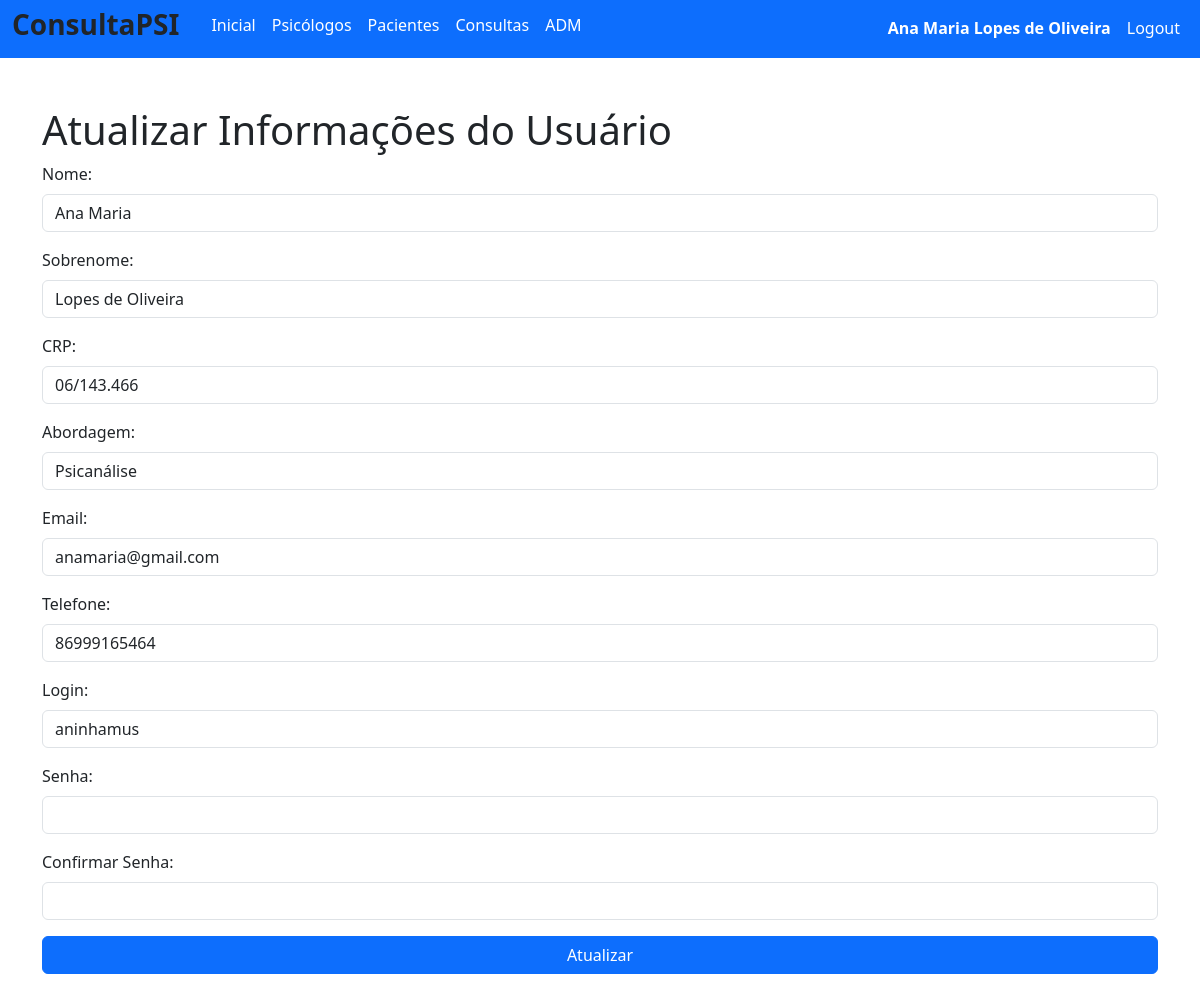
Screenshot of /psi/update/2 (signed in) with the database file from the repository.
### database/models/user_model.py (models this page shows, shortened)
class User(db.Model, UserMixin):
    __tablename__ = "user"
    id = db.Column('id', db.Integer, primary_key=True)
    nome = db.Column('nome', db.String(150))
    sobrenome = db.Column('sobrenome', db.String(150))
    crp = db.Column('crp', db.String(20))
    abordagem = db.Column('abordagem', db.String(50))
    email = db.Column('email', db.String(50), unique=True)
    telefone = db.Column('telefone', db.String(15), unique=True, nullable=False)
    login = db.Column('login', db.String(50), unique=True, nullable=False)
    senha = db.Column('senha', db.String(550), nullable=False)
    tipo = db.Column('tipo', db.String(25), nullable=False, default="none")

### routes/psi.py (the view, shortened to what this page needs)
@blueprint_psi.route('/update/<int:id>', methods=['GET', 'POST'])
def update(id):
    psi, error = PsiService.get_all_psis(id)
    if error:
        flash(error)
        return redirect('/psi/recovery')
    if request.method == 'GET':
        return render_template('psi_update.html', psi=psi)

### routes/login.py (called while the page is built)
@login_manager.user_loader
def get_user(id):
    return User.query.get(id)

### service/psi_service.py (called while the page is built)
    @staticmethod
    def serialize_psi(psi):
        return {
            "id": psi.id,
            "nome": psi.nome,
            "sobrenome": psi.sobrenome,
            "crp": psi.crp,
            "abordagem": psi.abordagem,
            "email": psi.email,
            "telefone": psi.telefone,
            "login": psi.login,
            "tipo": psi.tipo
        }

    @staticmethod
    def get_all_psis(id=None):
        try:
            if id:
                psi = User.query.filter_by(id=id, tipo="psicólogo").first()
                if psi:
                    return PsiService.serialize_psi(psi), None
                else:
                    return None, "Psicólogo não encontrado"
            else:
                psis = User.query.filter_by(tipo="psicólogo").all()
                serialized_psis = [PsiService.serialize_psi(psi) for psi in psis]
                return serialized_psis, None
        except Exception as e:
            return None, str(e)

### templates/psi_update.html (shortened to what this page needs)
{% extends 'base.html' %}
{% block conteudo %}
       <h1>Atualizar Informações do Usuário</h1>
        <form method="post" action="">
            <div class="mb-3">
                <label for="nome" class="form-label">Nome:</label>
                <input id="nome" class="form-control" type="text" name="nome" value="{{ current_user.nome }}" required>
            </div>
            <div class="mb-3">
                <label for="sobrenome" class="form-label">Sobrenome:</label>
                <input id="sobrenome" class="form-control" type="text" name="sobrenome" value="{{ current_user.sobrenome }}" required>
            </div>
            <div class="mb-3">
                <label for="crp" class="form-label">CRP:</label>
                <input id="crp" class="form-control" type="text" name="crp" value="{{ current_user.crp }}" required>
            </div>
            <div class="mb-3">
                <label for="abordagem" class="form-label">Abordagem:</label>
                <input id="abordagem" class="form-control" type="text" name="abordagem" value="{{ current_user.abordagem }}">
            </div>
            <div class="mb-3">
                <label for="email" class="form-label">Email:</label>
                <input id="email" class="form-control" type="email" name="email" value="{{ current_user.email }}" required>
            </div>
            <div class="mb-3">
                <label for="telefone" class="form-label">Telefone:</label>
                <input id="telefone" class="form-control" type="text" name="telefone" value="{{ current_user.telefone }}">
            </div>
            <div class="mb-3">
                <label for="login" class="form-label">Login:</label>
                <input id="login" class="form-control" type="text" name="login" value="{{ current_user.login }}" required>
            </div>
            <div class="mb-3">
                <label for="senha" class="form-label">Senha:</label>
                <input id="senha" class="form-control" type="password" name="senha">
            </div>
            <div class="mb-3">
                <label for="csenha" class="form-label">Confirmar Senha:</label>
                <input id="csenha" class="form-control" type="password" name="csenha">
            </div>
            <div class="d-grid">
                <button type="submit" class="btn btn-primary">Atualizar</button>
            </div>
            <br>
            <br>
            <br>
        </form>
    </div>
    {% endblock %}

### templates/base.html (shortened to what this page needs)
<!doctype html>
<html lang="pt-BR">
  <head>
    <link href="https://cdn.jsdelivr.net/npm/bootstrap@5.3.2/dist/css/bootstrap.min.css" rel="stylesheet">
  </head>
  <body>
    <nav class="navbar navbar-expand-lg navbar bg-primary"  data-bs-theme="dark">
        <div class="container-fluid">
            <ul class="navbar-nav">
              <li> <h3 class="fw-bold me-4">ConsultaPSI</h3>  </li>
              {% if current_user.is_authenticated %}
              <li class="nav-item"><a class="nav-link active mb-0 h1" href="/">Inicial</a> </li>
              <li class="nav-item"><a class="nav-link active mb-0 h1" href="/psi/recovery">Psicólogos</a> </li>
              <li class="nav-item"><a class="nav-link active mb-0 h1" href="/pacientes/recovery">Pacientes</a> </li>
              <li class="nav-item"><a class="nav-link active mb-0 h1" href="/consultas/recovery">Consultas</a> </li>
              <li class="nav-item"><a class="nav-link active mb-0 h1" href="/adm/recovery">ADM</a> </li>
              {% endif %}
            </ul>
              <ul class="navbar-nav ms-auto">
              {% if current_user.is_authenticated %}
                <li class="nav-item"><p class="nav-link active mb-0 h1"><b> {{current_user.nome}} {{current_user.sobrenome}}</b></p> </li>
                <li class="nav-item"><a class="nav-link active mb-0 h1" href="/logout">Logout</a> </li>
              {% else %}
                <li class="nav-item"><a class="nav-link active mb-0 h1" href="/login">Login</a> </li>
                <li class="nav-item"><a class="nav-link active mb-0 h1" href="/login/register">Register</a> </li>
              {% endif %}
              </ul>
        </div>
    </nav>
    <div class="container">
      <br>
      <br>
        {% block conteudo %}
        {% endblock %}
        <br>
        <br>
        <br>
        <br>
  </body>

### rows the page displays
User: nome "Ana Maria", sobrenome "Lopes de Oliveira", crp "06/143.466", abordagem "Psicanálise", email "anamaria@gmail.com", telefone "86999165464", login "aninhamus"
